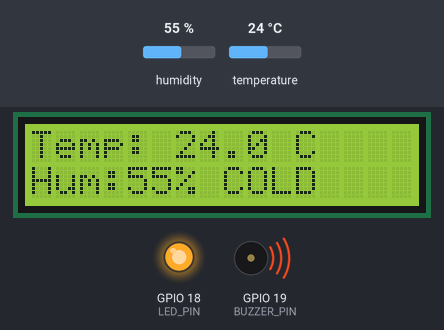
Simulated run of this sketch. Board: ESP32. Shown: 16×2 character LCD, output pins drawn as LEDs (lit = HIGH), buzzer (waves = sounding). Dashed ring = blinking. Inputs (shaded band) come from the test bench; at power-on: temperature 24 °C, humidity 55 %. What the sketch prints to the serial monitor is not drawn.

Above: at 3.2 s.
3.3 s: temperature set to 28 °C
At 5.6 s:
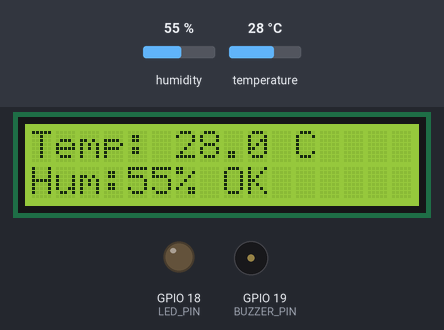
6.1 s: temperature set to 30 °C
At 6.7 s:
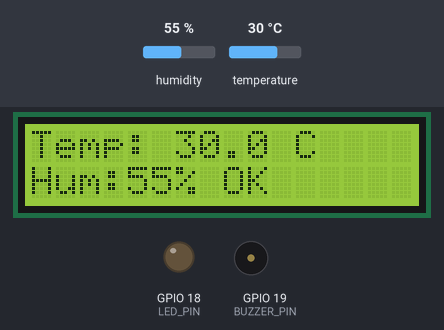
8.9 s: temperature set to 33 °C
At 10.48 s:
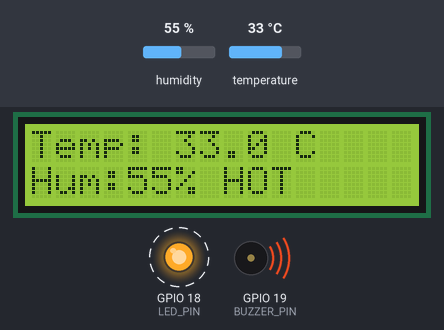
12.5 s: humidity set to 22 %
At 12.86 s:
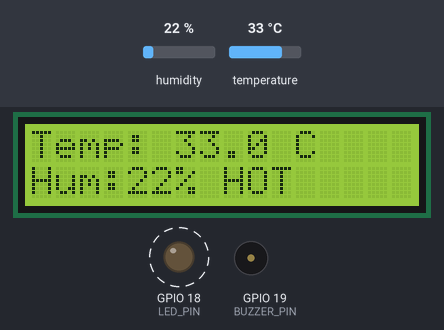
15.3 s: humidity set to 40 %
At 16.99 s:
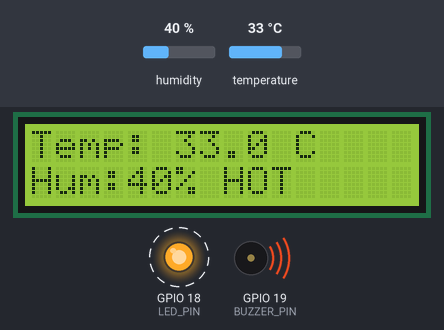
Timing chart, 0 to 19.3 s (numbered marks = the images above; inputs shaded):
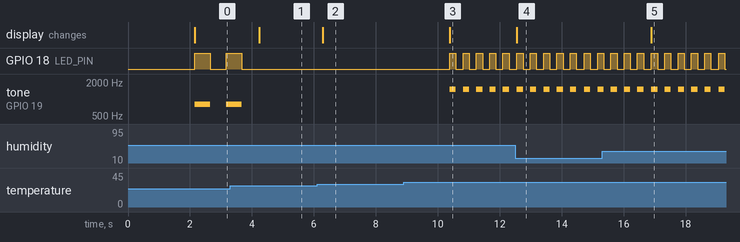

Measured:
- the behaviour switches between 26 and 27 °C on temperature (found by bisection; images 0 and 1)
- the behaviour switches between 31 and 32 °C on temperature (found by bisection; images 2 and 3)
- after the input at 3.3 s, GPIO 18 (LED_PIN): goes on until 3.7 s, then stays LOW; tone on GPIO 19 (BUZZER_PIN): goes on until 3.7 s, then stays silent; the display: changes after 0.93 s (image 1)
- after the input at 6.1 s, the display: changes after 0.18 s (image 2)
- after the input at 8.9 s, GPIO 18 (LED_PIN): alternates HIGH for 0.20 s and LOW for 0.23 s, starting after 1.5 s; tone on GPIO 19 (BUZZER_PIN): alternates 1500 Hz for 0.20 s and silent for 0.23 s, starting after 1.5 s; the display: changes after 1.5 s (image 3)
- after the input at 12.5 s, the display: changes after 0.05 s (image 4)
- after the input at 15.3 s, the display: changes after 1.6 s (image 5)

The sketch:

KittenMonitor.ino
```cpp
#include <DHT.h>
#include <Wire.h>
#include <hd44780.h>
#include <hd44780ioClass/hd44780_I2Cexp.h>

// ================= 引脚设置 =================
#define DHT_PIN 4
#define DHT_TYPE DHT11

#define LED_PIN 18
#define BUZZER_PIN 19

#define SDA_PIN 21
#define SCL_PIN 22

// ============== 舒适温度区间 ==============
// 默认适用于0～1周的小奶猫
const float MIN_TEMP = 27.0;
const float MAX_TEMP = 31.0;

// ================= 创建设备 =================
DHT dht(DHT_PIN, DHT_TYPE);

// 自动寻找LCD的I2C地址
hd44780_I2Cexp lcd;

// 0=正常，1=温度过低，2=温度过高
int alarmStatus = 0;

void setup() {
  Serial.begin(115200);

  pinMode(LED_PIN, OUTPUT);
  pinMode(BUZZER_PIN, OUTPUT);

  digitalWrite(LED_PIN, LOW);
  noTone(BUZZER_PIN);

  // 启动DHT11
  dht.begin();

  // 启动I2C
  Wire.begin(SDA_PIN, SCL_PIN);

  // 启动16列、2行LCD
  int lcdResult = lcd.begin(16, 2);

  if (lcdResult != 0) {
    Serial.print("LCD启动失败，错误代码：");
    Serial.println(lcdResult);
  } else {
    lcd.backlight();
    lcd.clear();

    lcd.setCursor(0, 0);
    lcd.print("Kitten Monitor");

    lcd.setCursor(0, 1);
    lcd.print("Starting...");

    delay(2000);
    lcd.clear();
  }

  Serial.println("小奶猫温湿度监测系统启动");
}

void loop() {
  float humidity = dht.readHumidity();
  float temperature = dht.readTemperature();

  // 检查DHT11是否读取成功
  if (isnan(humidity) || isnan(temperature)) {
    Serial.println("DHT11读取失败，请检查接线！");

    lcd.clear();
    lcd.setCursor(0, 0);
    lcd.print("DHT11 ERROR");
    lcd.setCursor(0, 1);
    lcd.print("Check wiring");

    digitalWrite(LED_PIN, LOW);
    noTone(BUZZER_PIN);

    delay(2000);
    return;
  }

  // 判断温度状态
  if (temperature < MIN_TEMP) {
    alarmStatus = 1;
  }
  else if (temperature > MAX_TEMP) {
    alarmStatus = 2;
  }
  else {
    alarmStatus = 0;
  }

  // 串口显示
  Serial.print("温度：");
  Serial.print(temperature, 1);
  Serial.print(" °C    湿度：");
  Serial.print(humidity, 1);
  Serial.print(" %    状态：");

  if (alarmStatus == 1) {
    Serial.println("温度过低");
  }
  else if (alarmStatus == 2) {
    Serial.println("温度过高");
  }
  else {
    Serial.println("正常");
  }

  // LCD第一行显示温度
  lcd.setCursor(0, 0);
  lcd.print("Temp: ");
  lcd.print(temperature, 1);
  lcd.print(" C     ");

  // LCD第二行显示湿度和状态
  lcd.setCursor(0, 1);
  lcd.print("Hum:");
  lcd.print(humidity, 0);
  lcd.print("% ");

  if (alarmStatus == 1) {
    lcd.print("COLD ");
  }
  else if (alarmStatus == 2) {
    lcd.print("HOT  ");
  }
  else {
    lcd.print("OK   ");
  }

  // 控制LED和蜂鸣器
  if (alarmStatus == 1) {
    // 温度过低：低音慢速报警
    digitalWrite(LED_PIN, HIGH);
    tone(BUZZER_PIN, 800);
    delay(500);

    digitalWrite(LED_PIN, LOW);
    noTone(BUZZER_PIN);
    delay(500);
  }
  else if (alarmStatus == 2) {
    // 温度过高：高音快速报警
    digitalWrite(LED_PIN, HIGH);
    tone(BUZZER_PIN, 1500);
    delay(200);

    digitalWrite(LED_PIN, LOW);
    noTone(BUZZER_PIN);
    delay(200);
  }
  else {
    // 温度正常
    digitalWrite(LED_PIN, LOW);
    noTone(BUZZER_PIN);
    delay(2000);
  }
}
```
